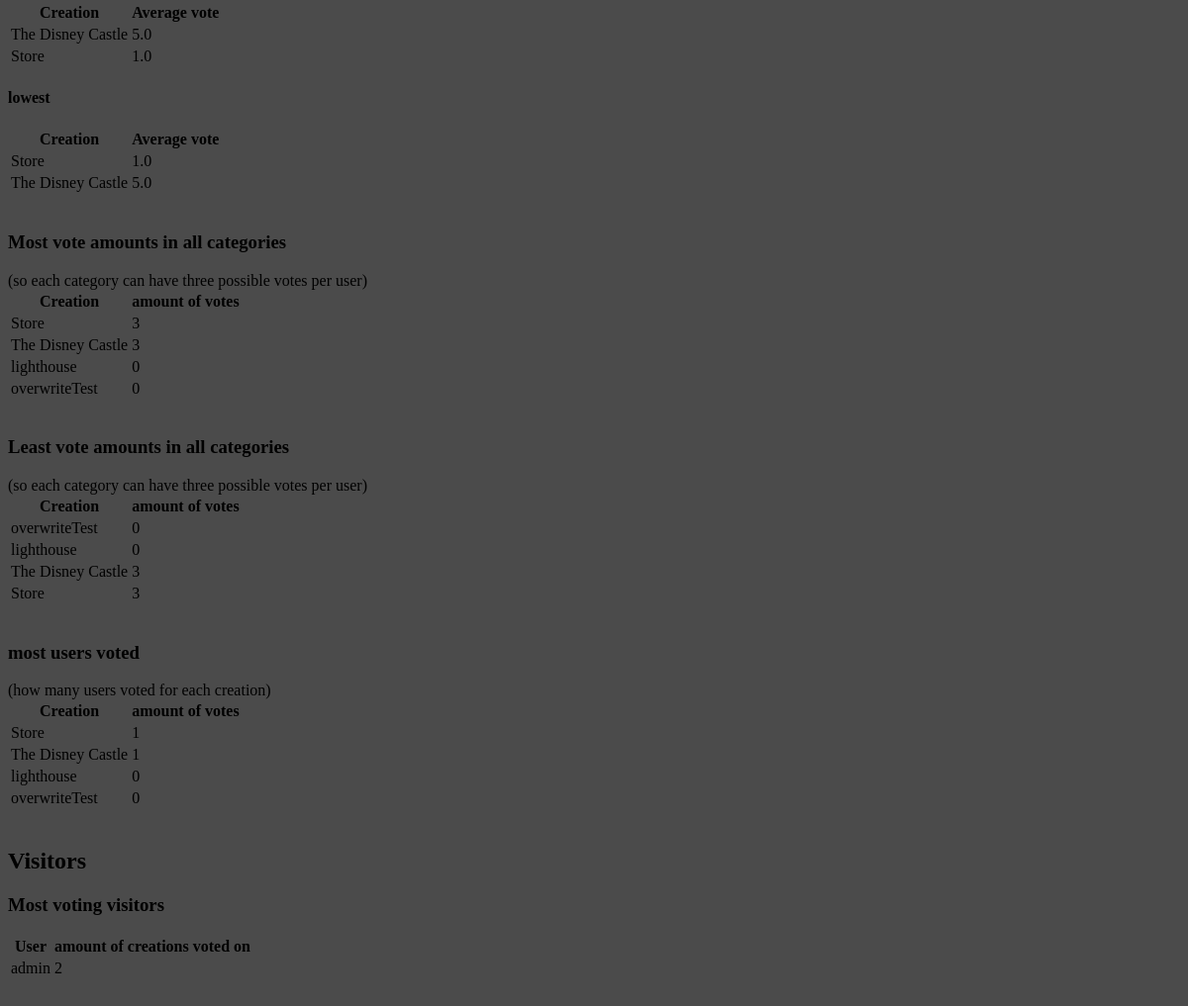
/voting/dashboard/stats/ (signed in, lower part), run on an earlier commit of the app's database.
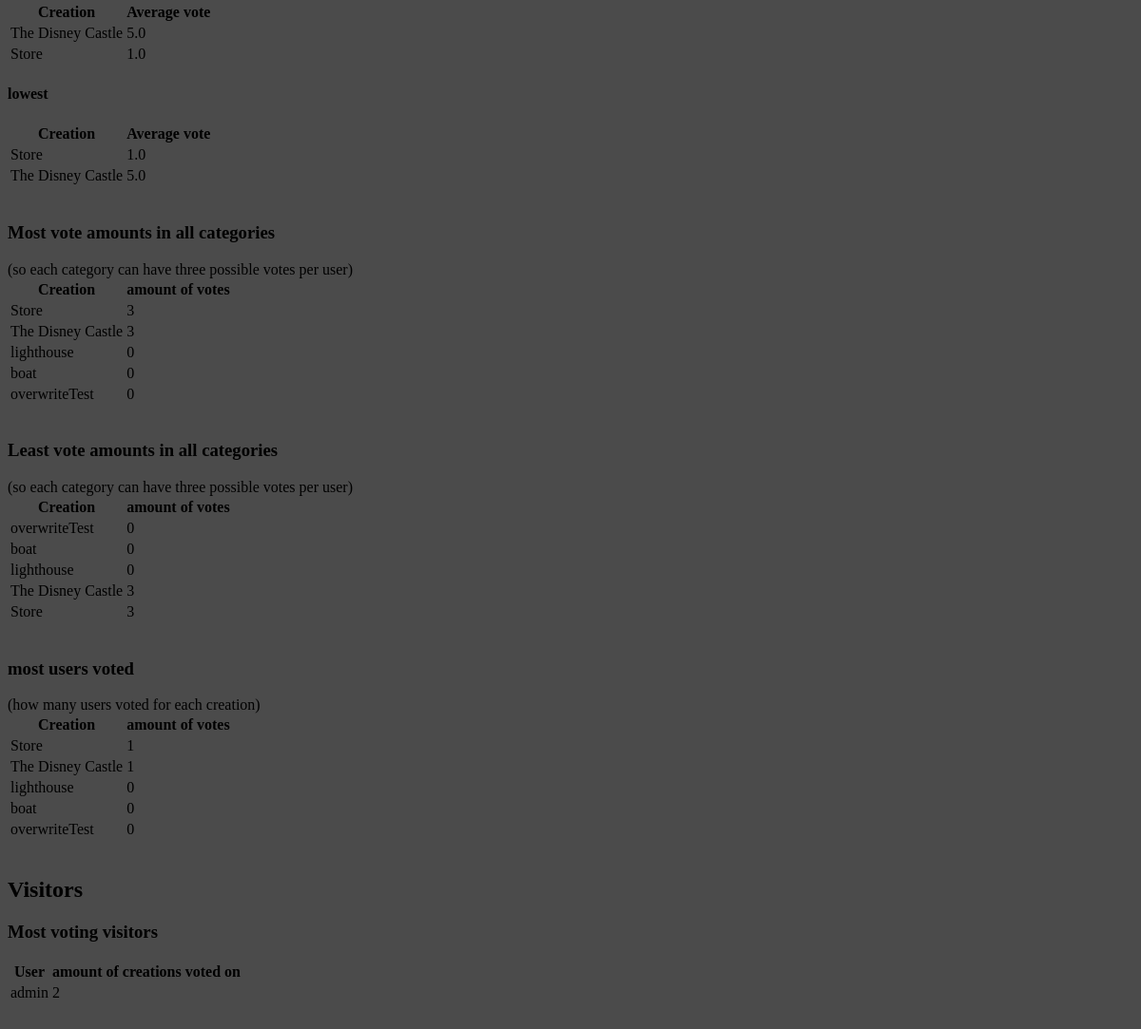
And on a later commit of the database.
### voting/models.py (models this page shows)
class Creation(models.Model):
    name = models.CharField(max_length=200)
    description = models.CharField(max_length=200)
    creator = models.CharField(max_length=200)
    image = models.ImageField(
        upload_to='creations/', null=True, blank=True)
    number = models.IntegerField(unique=True)
    def __str__(self):
        return self.name

### voting/views.py (the view)
# urls.py: path("dashboard/stats/", views.stats, name="stats"),
@ user_passes_test(lambda u: u.is_staff)
def stats(request):
    def subSetOfQuery(querySet, lowToHigh=False):
        splice = min(settings.STAT_AMOUNT, len(querySet))
        return querySet[:splice]
    highestAvgPerCreation = Creation.objects.annotate(
        avg=Coalesce(Avg("votinglist__vote"), 0, output_field=FloatField())).order_by("-avg")
    highestAvgPerCreation = subSetOfQuery(highestAvgPerCreation)
    lowestAvgPerCreation = Creation.objects.annotate(
        avg=Coalesce(Avg("votinglist__vote"), 0, output_field=FloatField())).order_by("avg")
    lowestAvgPerCreation = subSetOfQuery(lowestAvgPerCreation)
    highestCrea = Creation.objects.filter(votinglist__category__startswith="crea").annotate(
        avg=Avg("votinglist__vote")).order_by("-avg")
    highestCrea = subSetOfQuery(highestCrea)
    lowestCrea = Creation.objects.filter(votinglist__category__startswith="crea").annotate(
        avg=Avg("votinglist__vote")).order_by("avg")
    lowestCrea = subSetOfQuery(lowestCrea)
    highestImpr = Creation.objects.filter(votinglist__category__startswith="impr").annotate(
        avg=Avg("votinglist__vote")).order_by("-avg")
    highestImpr = subSetOfQuery(highestImpr)
    lowestImpr = Creation.objects.filter(votinglist__category__startswith="impr").annotate(
        avg=Avg("votinglist__vote")).order_by("avg")
    lowestImpr = subSetOfQuery(lowestImpr)
    highestDeta = Creation.objects.filter(votinglist__category__startswith="impr").annotate(
        avg=Avg("votinglist__vote")).order_by("-avg")
    highestDeta = subSetOfQuery(highestDeta)
    lowestDeta = Creation.objects.filter(votinglist__category__startswith="impr").annotate(
        avg=Avg("votinglist__vote")).order_by("avg")
    lowestDeta = subSetOfQuery(lowestDeta)
    amountOfVotes = Creation.objects.annotate(
        amount=Count("votinglist__vote")).order_by("-amount")
    amountOfVotes = subSetOfQuery(amountOfVotes)
    mostVotes = User.objects.annotate(amount=Count(
        "votinglist__creation__id", distinct=True)).order_by("-amount")
    mostVotes = subSetOfQuery(mostVotes)
    mostUsers = Creation.objects.annotate(amount=Count(
        "votinglist__user__id", distinct=True)).order_by("-amount")
    mostUsers = subSetOfQuery(mostUsers)
    return render(request=request, template_name="voting/stats.html", context={
        "highestAvgPerCreation": highestAvgPerCreation,
        "lowestAvgPerCreation": lowestAvgPerCreation,
        "highestCrea": highestCrea,
        "lowestCrea": lowestCrea,
        "highestImpr": highestImpr,
        "lowestImpr": lowestImpr,
        "highestDeta": highestDeta,
        "lowestDeta": lowestDeta,
        "amountOfVotes": amountOfVotes,
        "mostUsers": mostUsers,
        "mostVotes": mostVotes,
        "creations": Creation.objects.all()})

### voting/templates/voting/stats.html (shortened to what this page needs)
{% extends 'voting/header.html' %}
{% block content %}
<table>
    <tr>
      <th>Creation</th>
      <th>Average vote</th>
    </tr>
    {% for item in highestDeta %}
    <tr>
        <td>{{ item }}</td>
        <td>{{ item.avg }}</td>
    </tr>
    {% endfor %}
</table>
<h4>lowest</h4>
<table>
    <tr>
      <th>Creation</th>
      <th>Average vote</th>
    </tr>
    {% for item in highestDeta reversed %}
    <tr>
        <td>{{ item }}</td>
        <td>{{ item.avg }}</td>
    </tr>
    {% endfor %}
</table>
<br>
<h3>Most vote amounts in all categories</h3>
(so each category can have three possible votes per user)
<table>
  <tr>
    <th>Creation</th>
    <th>amount of votes</th>
  </tr>
  {% for item in amountOfVotes %}
  <tr>
      <td>{{ item }}</td>
      <td>{{ item.amount }}</td>
  </tr>
  {% endfor %}
</table>
<br>
<h3>Least vote amounts in all categories</h3>
(so each category can have three possible votes per user)
<table>
  <tr>
    <th>Creation</th>
    <th>amount of votes</th>
  </tr>
  {% for item in amountOfVotes reversed %}
  <tr>
      <td>{{ item }}</td>
      <td>{{ item.amount }}</td>
  </tr>
  {% endfor %}
</table>
<br>
<h3>most users voted</h3>
(how many users voted for each creation)
<table>
  <tr>
    <th>Creation</th>
    <th>amount of votes</th>
  </tr>
  {% for item in mostUsers %}
  <tr>
      <td>{{ item }}</td>
      <td>{{ item.amount }}</td>
  </tr>
  {% endfor %}
</table>
<br>
<h2>Visitors</h2>
<h3>Most voting visitors</h3>
<table>
  <tr>
    <th>User</th>
    <th>amount of creations voted on</th>
  </tr>
  {% for item in mostVotes %}
  <tr>
      <td>{{ item }}</td>
      <td>{{ item.amount }}</td>
  </tr>
  {% endfor %}
</table>
<br>
{% endblock %}

### voting/templates/voting/header.html (shortened to what this page needs)
<head>
  {% load static %}
  <link rel="stylesheet" href="{% static 'css/style.css' %}">
</head>
<body>
  <div class="container">
    <br>
    {% block content %}
    {% endblock %}
  </div>
</body>

### voting/static/css/style.css (style rules this page uses)
* { background-color: rgb(75, 75, 75); }

What changed in the data, as far as the page shows it:
added Creation: name "boat", amount "0"
